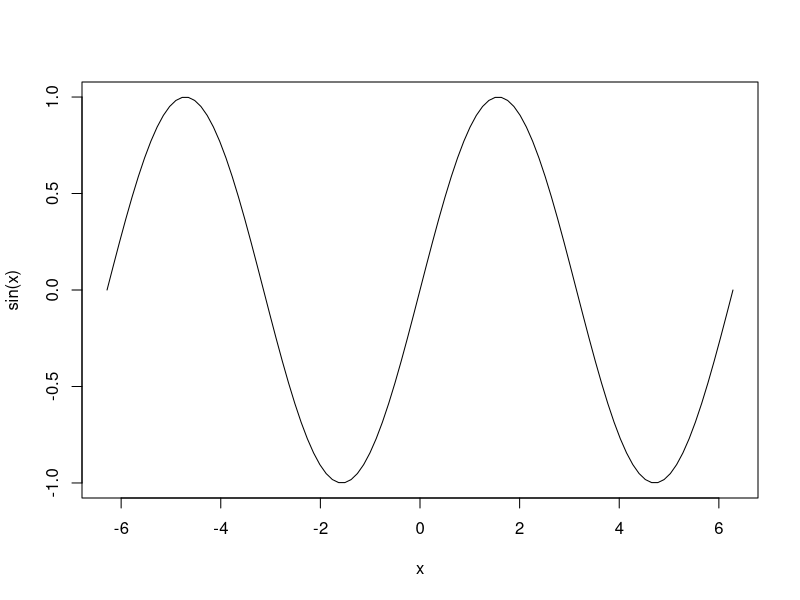
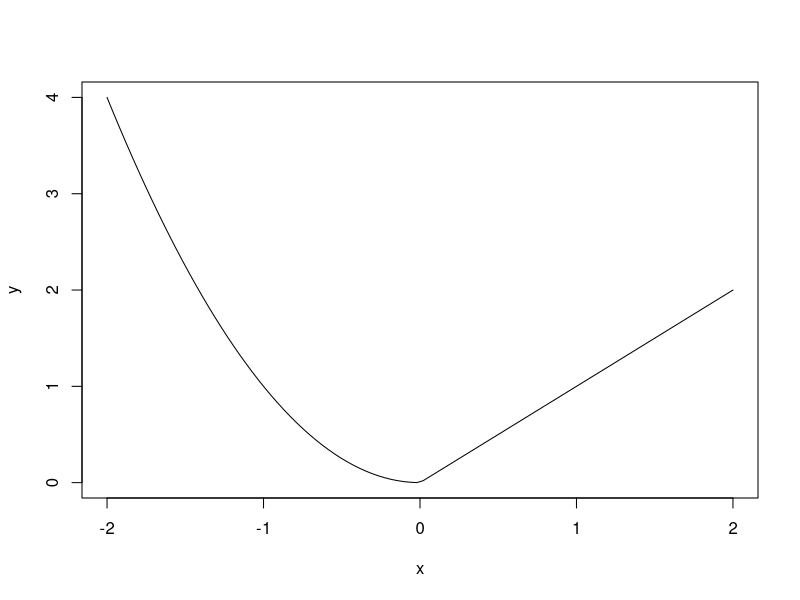
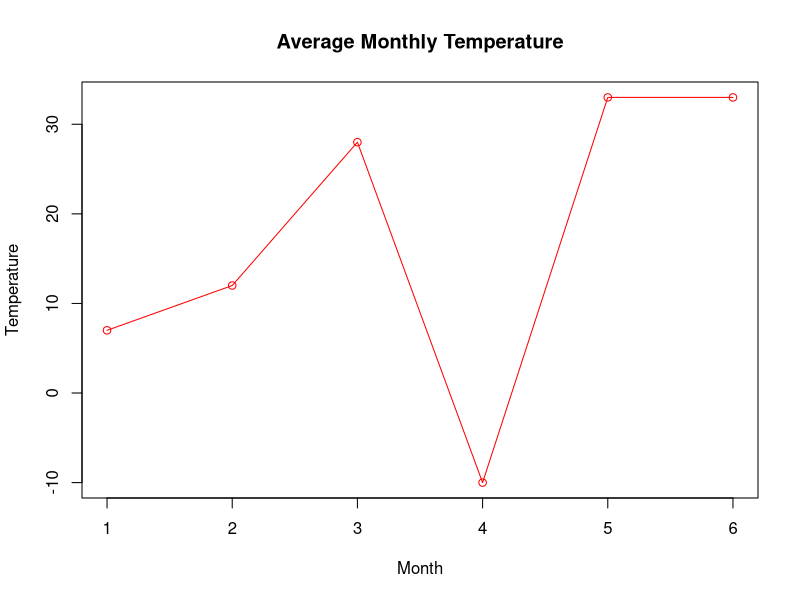

Here is the R script that generated these plots, in order:
#曲线图
#curve(expr, from = NULL, to = NULL, n = 101, add = FALSE,
#      type = "l", xname = "x", xlab = xname, ylab = NULL,
#      log = NULL, xlim = NULL, …)
#expr: 函数表达式
#from: x的起始值
#to: x的结束值
#n: 曲线上的点数
#add: 是否将曲线添加到已存在的绘图中
#type: 绘图类型
  #p: 点
  #l: 直线
  #b: 同时绘制点和线
  #c: 仅绘制参数b所示的线
  #o: 同时绘制点和线，且线穿过点
  #h: 绘制出点到横坐标轴的垂直线
  #s: 阶梯图，先横后纵
  #S: 阶梯图，先纵后竖
  #n: 空图
#xname: x轴变量名称
#xlab: x轴标签
#ylab: y轴标签
#log: 是否使用对数坐标轴
#xlim: x轴范围
#ylim: y轴范围

# 示例1
curve(sin(x), -2*pi, 2*pi)

# 示例2
custom_f = function(x) {
    if(x >= 0)
        return(x)
    else
        return(x ^ 2)
}
x = seq(-2, 2, length = 100)
y = rep(0, length(x))
j = 1
for(i in x) {
    y[j] = custom_f(i)
    j = j + 1
}
plot(x, y, type = "l")

# 示例3
plot(
    c(7, 12, 28, -10, 33, 33),
    type = "o",
    col = "red",
    xlab = "Month",
    ylab = "Temperature",
    main = "Average Monthly Temperature"
)
